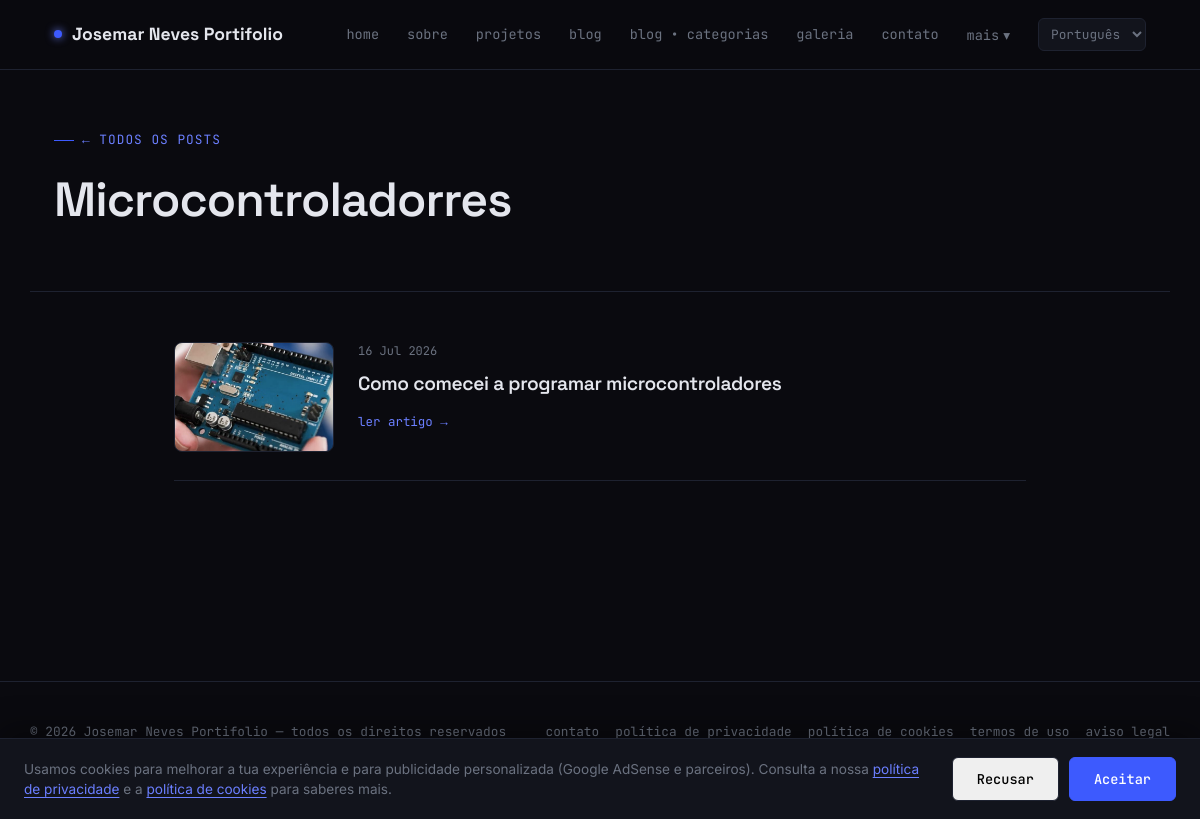
Page /blog/categoria/microcontroladorres/ on the committed database.
### portifolio/models.py (models this page shows, shortened)
class SiteConfig(models.Model):
    nome_site = models.CharField(max_length=150)
    logo = models.ImageField(
        upload_to="site/logo/",
        blank=True,
        null=True,
        validators=[validar_extensao_imagem]
    )
    foto_perfil = models.ImageField(
        upload_to="site/perfil/",
        blank=True,
        null=True,
        validators=[validar_extensao_imagem]
    )
    descricao_curta = models.TextField(blank=True)
    email_contato = models.EmailField(blank=True)
    linkedin = models.URLField(blank=True)
    github = models.URLField(blank=True)
    instagram = models.URLField(blank=True)
    youtube = models.URLField(blank=True)
    twitter = models.URLField(blank=True)
    tiktok = models.URLField(blank=True)
    criado_em = models.DateTimeField(auto_now_add=True)
    atualizado_em = models.DateTimeField(auto_now=True)
    class Meta:
        verbose_name = "Configuração do Site"
        verbose_name_plural = "Configurações do Site"

class CategoriaBlog(models.Model):
    nome = models.CharField(max_length=100)
    slug = models.SlugField(unique=True, blank=True)

class PostBlog(models.Model):
    titulo = models.CharField(max_length=200)
    resumo = models.CharField(
        max_length=200,
        blank=True,
        help_text="Frase curta para SEO e listagens (máx. 160 caracteres recomendado)"
    )
    slug = models.SlugField(
        unique=True,
        blank=True
    )
    imagem_capa = models.ImageField(
        upload_to="blog/",
        validators=[validar_extensao_imagem]
    )
    conteudo_html = models.TextField(
        help_text="Aceita HTML personalizado"
    )
    categoria = models.ForeignKey(
        CategoriaBlog,
        on_delete=models.SET_NULL,
        null=True,
        blank=True
    )
    tags = models.ManyToManyField(
        TagBlog,
        blank=True
    )
    publicado = models.BooleanField(
        default=True
    )
    data_publicacao = models.DateTimeField(
        auto_now_add=True
    )
    atualizado_em = models.DateTimeField(
        auto_now=True
    )
    class Meta:
        ordering = ["-data_publicacao"]
        verbose_name = "Artigo"
        verbose_name_plural = "Artigos"

### portifolio/views.py (the view)
# urls.py: path("blog/categoria/<slug:slug>/", views.BlogCategoriaView.as_view(), name="blog_categoria"),
class BlogCategoriaView(SiteConfigMixin, ListView):
    model = PostBlog
    template_name = "blog_categoria.html"
    context_object_name = "posts"
    paginate_by = 10
    def get_queryset(self):
        self.categoria = get_object_or_404(
            CategoriaBlog,
            slug=self.kwargs["slug"]
        )
        return PostBlog.objects.filter(
            publicado=True,
            categoria=self.categoria
        ).select_related("categoria").prefetch_related("tags").order_by(
            "-data_publicacao"
        )
    def get_context_data(self, **kwargs):
        context = super().get_context_data(**kwargs)
        context["categoria"] = self.categoria
        return context

### portifolio/templatetags/portfolio_extras.py (called while the page is built)
@register.simple_tag(takes_context=True)
def hreflang_urls(context):
    request = context.get("request")
    match = getattr(request, "resolver_match", None)
    resultado = []
    if not request or not match or not match.url_name:
        return resultado
    dominio = f"{request.scheme}://{request.get_host()}"
    for lang_code, lang_name in settings.LANGUAGES:
        try:
            with override(lang_code):
                caminho = reverse(match.url_name, kwargs=match.kwargs)
        except NoReverseMatch:
            continue
        resultado.append((lang_code, lang_name, f"{dominio}{caminho}"))
    return resultado

### portifolio/views.py (called while the page is built)
    def get_context_data(self, **kwargs):
        context = super().get_context_data(**kwargs)
        context["site"] = SiteConfig.objects.first()
        return context

### templates/blog_categoria.html (shortened to what this page needs)
{% extends "base.html" %}
{% load i18n %}
{% block content %}
<div class="page-header">
  <p class="eyebrow"><a href="{% url 'blog' %}" class="voltar">← {% trans "todos os posts" %}</a></p>
  <h1>{{ categoria.nome }}</h1>
</div>
<div class="page-body">
  {% if posts %}
  <div class="lista-posts">
    {% for post in posts %}
    <a href="{% url 'post_detail' post.slug %}" class="item-post">
      {% if post.imagem_capa %}
      <div class="item-post-imagem">
        <img src="{{ post.imagem_capa.url }}" alt="{{ post.titulo }}" loading="lazy">
      </div>
      {% endif %}
      <div class="item-post-info">
        <p class="item-post-meta">{{ post.data_publicacao|date:"d M Y" }}</p>
        <h2>{{ post.titulo }}</h2>
        <span class="item-post-ler">{% trans "ler artigo" %} →</span>
      </div>
    </a>
    {% endfor %}
  </div>
  {% else %}
  <div class="empty-state"><p>{% trans "nenhum post nesta categoria ainda." %}</p></div>
  {% endif %}
</div>
{% endblock %}

### templates/base.html (shortened to what this page needs)
{% load i18n portfolio_extras %}
{% get_current_language as LANGUAGE_CODE %}
<!DOCTYPE html>
<html lang="{{ LANGUAGE_CODE }}">
<head>
{% hreflang_urls as hreflang_links %}
</head>
<body>
<div id="cookie-banner" class="cookie-banner">
  <p class="cookie-banner-text">
    {% trans "Usamos cookies para melhorar a tua experiência e para publicidade personalizada (Google AdSense e parceiros)." %}
    {% trans "Consulta a nossa" %}
    <a href="{% url 'politica_privacidade' %}">{% trans "política de privacidade" %}</a>
    {% trans "e a" %}
    <a href="{% url 'cookies' %}">{% trans "política de cookies" %}</a>
    {% trans "para saberes mais." %}
  </p>
  <div class="cookie-banner-actions">
    <button id="cookie-reject" class="btn btn-ghost">{% trans "Recusar" %}</button>
    <button id="cookie-accept" class="btn btn-primary">{% trans "Aceitar" %}</button>
  </div>
</div>
<header class="site-header">
  <nav class="nav">
    <a href="{% url 'home' %}" class="nav-brand">
      {% if site.logo %}
        <img class="nav-logo" src="{{ site.logo.url }}" alt="{{ site.nome_site }}">
      {% else %}
        <span class="dot"></span>
      {% endif %}
      {{ site.nome_site }}
    </a>
    <ul class="nav-links" id="nav-links">
      <li><a href="{% url 'home' %}">{% trans "home" %}</a></li>
      <li><a href="{% url 'sobre' %}">{% trans "sobre" %}</a></li>
      <li><a href="{% url 'projetos' %}">{% trans "projetos" %}</a></li>
      <li><a href="{% url 'blog' %}">{% trans "blog" %}</a></li>
      <li><a href="{% url 'categorias' %}">{% trans "blog" %} • {% trans "categorias" %}</a></li>
      <li><a href="{% url 'galeria' %}">{% trans "galeria" %}</a></li>
      <li><a href="{% url 'contato' %}">{% trans "contato" %}</a></li>
      <li class="nav-more" id="nav-more">
        <button class="nav-more-toggle" id="nav-more-toggle" aria-haspopup="true" aria-expanded="false">
          {% trans "mais" %} <span aria-hidden="true">▾</span>
        </button>
      </li>
      {% if hreflang_links %}
      <li class="lang-switch">
        <select aria-label="{% trans 'Idioma' %}" onchange="if (this.value) window.location.href = this.value;">
          {% for lang_code, lang_name, url in hreflang_links %}
            <option value="{{ url }}" {% if lang_code == LANGUAGE_CODE %}selected{% endif %}>{{ lang_name }}</option>
          {% endfor %}
        </select>
      </li>
      {% endif %}
    </ul>
  </nav>
</header>
<main>
  {% block content %}{% endblock %}
</main>
<footer class="site-footer">
  <div class="footer-inner">
    <p>&copy; {% now "Y" %} {{ site.nome_site }} — {% trans "todos os direitos reservados" %}</p>
    <div class="footer-links">
      <a href="{% url 'contato' %}">{% trans "contato" %}</a>
      <a href="{% url 'politica_privacidade' %}">{% trans "política de privacidade" %}</a>
      <a href="{% url 'cookies' %}">{% trans "política de cookies" %}</a>
      <a href="{% url 'termos_uso' %}">{% trans "termos de uso" %}</a>
      <a href="{% url 'aviso_legal' %}">{% trans "aviso legal" %}</a>
    </div>
    <div class="social-links">
      {% if site.tiktok %}<a href="{{ site.tiktok }}" target="_blank" rel="noopener">tiktok</a>{% endif %}
    </div>
  </div>
</footer>
</body>
</html>

### templates/base.html (style rules this page uses)
:root { --bg: #0a0a0f; --surface: #12141c; --surface-2: #191c26; --border: #1e2230; --blue-deep: #1a2a5e; --blue-elec: #3d5afe; --blue-glow: #6b7fff; --text: #e4e6ed; --text-muted: #6b7280; --font-display: 'Space Grotesk', sans-serif; --font-body: 'Inter', sans-serif; --font-mono: 'JetBrains Mono', monospace; }
* { margin: 0; padding: 0; box-sizing: border-box; }
html { scroll-behavior: smooth; }
body { background: var(--bg); color: var(--text); font-family: var(--font-body); line-height: 1.6; overflow-x: hidden; }
a { color: inherit; text-decoration: none; }
h1, h2, h3, h4 { font-family: var(--font-display); font-weight: 600; letter-spacing: -0.02em; }
.footer-links { display: flex; gap: 16px; flex-wrap: wrap; }
.footer-links a { color: var(--text-muted); font-family: var(--font-mono); font-size: 0.8rem; transition: color 0.2s ease; }
.site-header { position: sticky; top: 0; z-index: 100; background: rgba(10, 10, 15, 0.85); backdrop-filter: blur(10px); border-bottom: 1px solid var(--border); }
.nav { display: flex; align-items: center; justify-content: space-between; padding: 18px 24px; max-width: 1140px; margin: 0 auto; position: relative; }
.nav-brand { display: flex; align-items: center; gap: 10px; font-family: var(--font-display); font-weight: 700; font-size: 1.1rem; }
.nav-brand .dot { width: 8px; height: 8px; border-radius: 50%; background: var(--blue-elec); box-shadow: 0 0 8px var(--blue-glow); animation: pulse 2.4s ease-in-out infinite; }
.nav-links { display: flex; gap: 28px; list-style: none; font-family: var(--font-mono); font-size: 0.85rem; align-items: center; }
.nav-links a { color: var(--text-muted); transition: color 0.2s ease; position: relative; }
.nav-links a::after { content: ''; position: absolute; bottom: -4px; left: 0; width: 0; height: 1px; background: var(--blue-elec); transition: width 0.25s ease; }
.nav-more { position: relative; }
.nav-more-toggle { background: none; border: none; color: var(--text-muted); font-family: var(--font-mono); font-size: 0.85rem; cursor: pointer; display: flex; align-items: center; gap: 4px; padding: 0; transition: color 0.2s ease; }
.lang-switch select { background: var(--surface); color: var(--text-muted); border: 1px solid var(--border); border-radius: 6px; padding: 6px 8px; font-family: var(--font-mono); font-size: 0.8rem; cursor: pointer; }
.site-footer { border-top: 1px solid var(--border); margin-top: 100px; padding: 40px 24px; }
.footer-inner { max-width: 1140px; margin: 0 auto; display: flex; justify-content: space-between; align-items: center; flex-wrap: wrap; gap: 16px; }
.footer-inner p { color: var(--text-muted); font-family: var(--font-mono); font-size: 0.8rem; }
.social-links { display: flex; gap: 16px; }
.social-links a { color: var(--text-muted); font-family: var(--font-mono); font-size: 0.8rem; transition: color 0.2s ease; }
.btn { display: inline-flex; align-items: center; gap: 8px; padding: 12px 24px; border-radius: 6px; font-family: var(--font-mono); font-size: 0.85rem; font-weight: 500; border: 1px solid var(--border); transition: all 0.25s ease; }
.btn-primary { background: var(--blue-elec); color: #fff; border-color: var(--blue-elec); }
.btn-ghost { color: var(--text); }
.eyebrow { font-family: var(--font-mono); font-size: 0.78rem; color: var(--blue-glow); letter-spacing: 0.08em; text-transform: uppercase; display: flex; align-items: center; gap: 8px; margin-bottom: 12px; }
.eyebrow::before { content: ''; width: 20px; height: 1px; background: var(--blue-elec); }
#cookie-reject { color: #000; border-color: var(--border); }
.cookie-banner { position: fixed; left: 0; right: 0; bottom: 0; z-index: 200; display: none; align-items: center; justify-content: space-between; gap: 20px; flex-wrap: wrap; background: var(--surface); border-top: 1px solid var(--border); padding: 18px 24px; box-shadow: 0 -10px 30px rgba(0, 0, 0, 0.35); }
.cookie-banner.is-visible { display: flex; }
.cookie-banner-text { flex: 1; min-width: 240px; color: var(--text-muted); font-size: 0.85rem; line-height: 1.5; }
.cookie-banner-text a { color: var(--blue-glow); text-decoration: underline; text-underline-offset: 3px; }
.cookie-banner-actions { flex-shrink: 0; display: flex; gap: 10px; }

### rows in the picture
SiteConfig: nome_site "Josemar Neves Portifolio"
CategoriaBlog: nome "Microcontroladorres"
PostBlog: imagem_capa (picture), data_publicacao "16 Jul 2026", titulo "Como comecei a programar microcontroladores"

### other values in the picture
form field value "Português"
